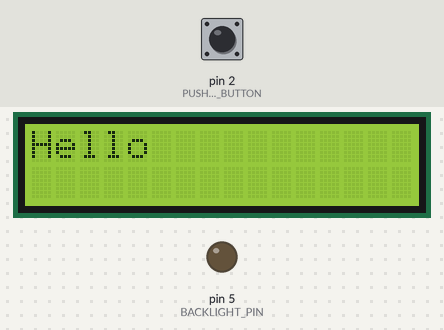
Bench run of a sketch on a simulated Arduino Uno, built with avr-gcc and run on an emulated ATmega328P. Parts: 16×2 character LCD, output pins drawn as LEDs (lit = HIGH). The test bench sets the inputs (shaded band); at power-on: pin 2 (PUSH_ON_OFF_BUTTON) HIGH. Random numbers use the default seed unless the sketch sets one; what the sketch prints to the serial monitor is not drawn.

Above: at 4.3 s.
4.4 s: pin 2 (PUSH_ON_OFF_BUTTON) pulled LOW for 0.15 s
At 5.5 s:
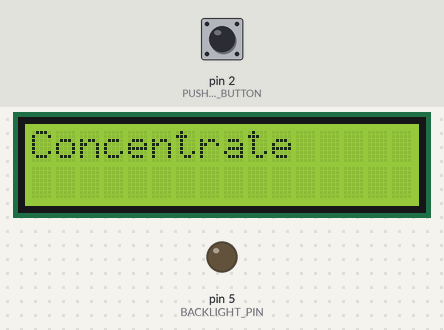
6.2 s: pin 2 (PUSH_ON_OFF_BUTTON) pulled LOW for 3.2 s
At 10.4 s:
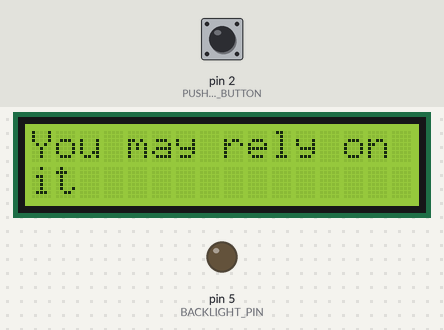
10.9 s: pin 2 (PUSH_ON_OFF_BUTTON) pulled LOW for 1 s
At 13.2 s:
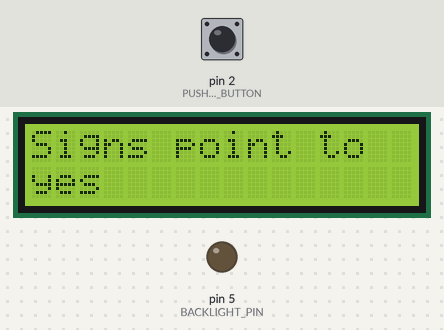
13.4 s: pin 2 (PUSH_ON_OFF_BUTTON) pulled LOW for 1 s
At 15.7 s:
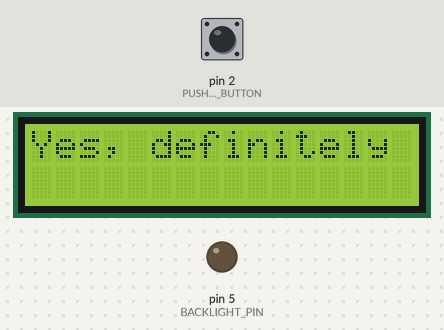
15.9 s: pin 2 (PUSH_ON_OFF_BUTTON) pulled LOW for 3.2 s
At 20.3 s:
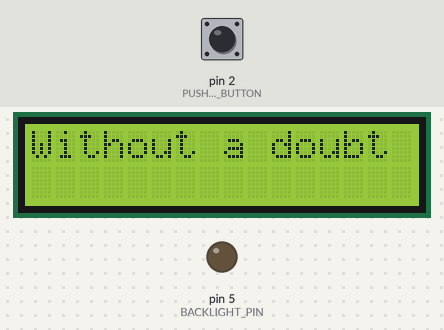
20.6 s: pin 2 (PUSH_ON_OFF_BUTTON) pulled LOW for 3.2 s
At 24.0 s:
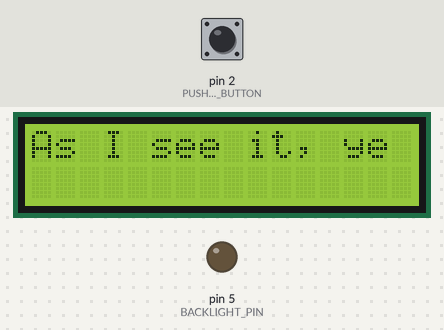

Measured:
- after the input at 4.4 s, the display: first changes at once (image 1 shows a later state)
- after the input at 10.9 s, the display: first changes at once (image 3 shows a later state)
- after the input at 13.4 s, the display: first changes after 0.31 s (image 4 shows a later state)
- after the input at 15.9 s, the display: first changes after 1.9 s (image 5 shows a later state)
- after the input at 20.6 s, the display: first changes after 1.3 s (image 6 shows a later state)

The sketch:

boondoggle.ino
```cpp
/*
  Arduino Uno
    PIN D1  <-->
    PIN D2  <--> Push button pin
    ...
    PIN D7  <--> LCD1602 -  RS
    PIN D8  <--> LCD1602 -  E
    PIN D9  <--> LCD1602 -  DB4
    PIN D10  <--> LCD1602 - DB5
    PIN D11  <--> LCD1602 - DB6
    PIN D12  <--> LCD1602 - DB7


  LCD1602   -> Arduino            -> Description
  VSS:      GND
  VDD:      +5vdc power supply.
  VO:       +5vdc power supply.   A pin that adjust the contrast of LCD1602
  RS:       D7                    A register select pin that controls where in the LCD’smemory you are writing data to. You can select either the data register, which holds what goes on the screen, or an instruction register, which is where the LCD’s controller looks for instructions on what to do next.
  R/W:      GND                   A Read/Write pin that selects reading mode or writingmode
  E:        D8                    An enabling pin that, when supplied with low-level energy, causesthe LDC module to execute relevantinstructions.
  DB0-DB3： * not used            Pins that read and write data
  DB4:      D9                    Pin that reads and writes data
  DB5:      D10                   Pin that reads and writes data
  DB6:      D11                   Pin that reads and writes data
  DB7:      D12                   Pin that reads and writes data
  A:        +5vdc power supply.   Pins that control the LED backlight
  K:        GND                   Pins that control the LED backlight

*/
#include <LiquidCrystal.h>
#include "pitches.h" // put *.h file in same dir as arduino *.ino source file

#define PUSH_ON_OFF_BUTTON 2
#define BACKLIGHT_PIN 5
#define DIGIT_DELAY 100
int push_on_off_button = 0;

int melody[] = { NOTE_C5, NOTE_D5, NOTE_E5, NOTE_F5, NOTE_G5, NOTE_A5, NOTE_B5, NOTE_C6};
LiquidCrystal lcd(7, 8, 9, 10, 11,12);

int nbr_Texts = 20;

char *Magic8ballSays[] = {
"As I see it, yes",
"Ask again later",
"Better not tell you now",
"Cannot predict  now",
"Concentrate and ask again",
"Dont count on it",
"It is certain",
"It is decidedly so",
"Most likely",
"My reply is no",
"My sources say  no",
"Outlook good",
"Outlook not so  good",
"Reply hazy try  again",
"Signs point to  yes",
"Very doubtful",
"Without a doubt",
"Yes",
"Yes, definitely",
"You may rely on it"
    };

void setup() {
  Serial.begin(9600);
  Serial.println("Starting up.");
  pinMode(PUSH_ON_OFF_BUTTON,INPUT_PULLUP);
  pinMode(BACKLIGHT_PIN,OUTPUT);
  digitalWrite(BACKLIGHT_PIN,0);

  lcd.begin(16, 2);
  RevealMessage("Hello");

  //Let's make it more random
  randomSeed(analogRead(A0));
}

void loop() {
  // put your main code here, to run repeatedly:
  push_on_off_button = digitalRead(PUSH_ON_OFF_BUTTON);
  if (push_on_off_button == LOW) {
    //Serial.println("Button pushed");

    cls();
    ShowRandomMessage();
    delay(1000);
  }
}

void ShowRandomMessage() {
    int idx = random(0,nbr_Texts);
    String msg = Magic8ballSays[idx];
    RevealMessage(msg);
}
void cls() {
  lcd.setCursor(0, 0);
  lcd.print("                ");
  lcd.setCursor(0, 1);
  lcd.print("                ");

}
void RevealMessage(String msg) {
    String lcd_msg = "";
    String msg1 = msg;
    String msg2 = "                ";

    if (msg1.length() > 16) {
      msg2 = msg1.substring(16);
      if (msg2.length() > 16) {
        msg2 = "*Err:Msg too big";
      }
      msg1 = msg1.substring(0,15);
    } else {
      msg1 = msg1 + "                ";
      msg1 = msg1.substring(0,15);
    }
    lcd.setCursor(0, 0);
    for (int i=0; i< msg1.length(); i++) {
      lcd.print(msg1[i]);
      delay(DIGIT_DELAY);
    }

    lcd.setCursor(0, 1);
    for (int i=0; i< msg2.length(); i++) {
      lcd.print(msg2[i]);
      delay(DIGIT_DELAY);
    }

}
```

pitches.h
```cpp
/*************************************************
 * Public Constants
 *************************************************/

#define NOTE_B0  31
#define NOTE_C1  33
#define NOTE_CS1 35
#define NOTE_D1  37
#define NOTE_DS1 39
#define NOTE_E1  41
#define NOTE_F1  44
#define NOTE_FS1 46
#define NOTE_G1  49
#define NOTE_GS1 52
#define NOTE_A1  55
#define NOTE_AS1 58
#define NOTE_B1  62
#define NOTE_C2  65
#define NOTE_CS2 69
#define NOTE_D2  73
#define NOTE_DS2 78
#define NOTE_E2  82
#define NOTE_F2  87
#define NOTE_FS2 93
#define NOTE_G2  98
#define NOTE_GS2 104
#define NOTE_A2  110
#define NOTE_AS2 117
#define NOTE_B2  123
#define NOTE_C3  131
#define NOTE_CS3 139
#define NOTE_D3  147
#define NOTE_DS3 156
#define NOTE_E3  165
#define NOTE_F3  175
#define NOTE_FS3 185
#define NOTE_G3  196
#define NOTE_GS3 208
#define NOTE_A3  220
#define NOTE_AS3 233
#define NOTE_B3  247
#define NOTE_C4  262
#define NOTE_CS4 277
#define NOTE_D4  294
#define NOTE_DS4 311
#define NOTE_E4  330
#define NOTE_F4  349
#define NOTE_FS4 370
#define NOTE_G4  392
#define NOTE_GS4 415
#define NOTE_A4  440
#define NOTE_AS4 466
#define NOTE_B4  494
#define NOTE_C5  523
#define NOTE_CS5 554
#define NOTE_D5  587
#define NOTE_DS5 622
#define NOTE_E5  659
#define NOTE_F5  698
#define NOTE_FS5 740
#define NOTE_G5  784
#define NOTE_GS5 831
#define NOTE_A5  880
#define NOTE_AS5 932
#define NOTE_B5  988
#define NOTE_C6  1047
#define NOTE_CS6 1109
#define NOTE_D6  1175
#define NOTE_DS6 1245
#define NOTE_E6  1319
#define NOTE_F6  1397
#define NOTE_FS6 1480
#define NOTE_G6  1568
#define NOTE_GS6 1661
#define NOTE_A6  1760
#define NOTE_AS6 1865
#define NOTE_B6  1976
#define NOTE_C7  2093
#define NOTE_CS7 2217
#define NOTE_D7  2349
#define NOTE_DS7 2489
#define NOTE_E7  2637
#define NOTE_F7  2794
#define NOTE_FS7 2960
#define NOTE_G7  3136
#define NOTE_GS7 3322
#define NOTE_A7  3520
#define NOTE_AS7 3729
#define NOTE_B7  3951
#define NOTE_C8  4186
#define NOTE_CS8 4435
#define NOTE_D8  4699
#define NOTE_DS8 4978
```
